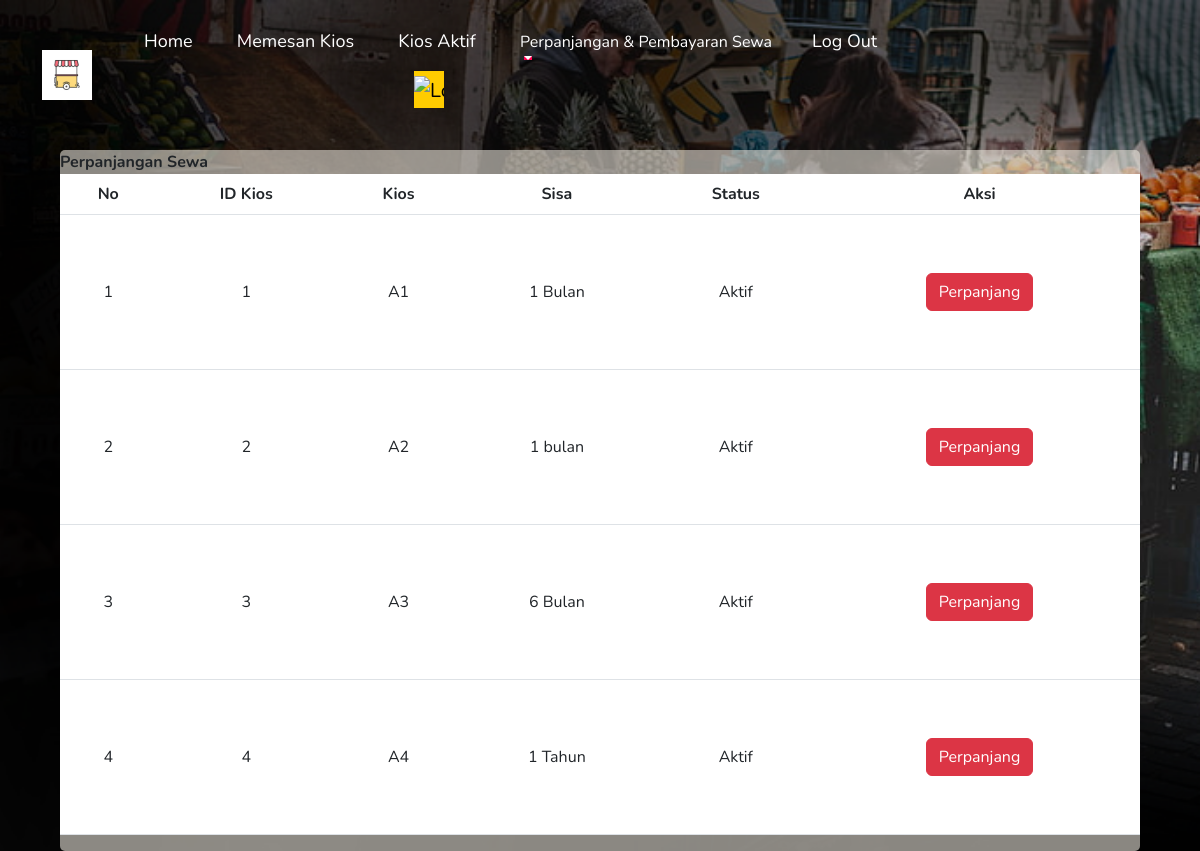
The app's page /mengajukanPerpanjangan.php with its own data.
### tables this page shows
CREATE TABLE `validasipembayaran` (
  `idKios` int(8) NOT NULL,
  `kioss` varchar(30) NOT NULL,
  `sisa` varchar(255) NOT NULL,
  `pembayaran` varchar(255) NOT NULL,
  `validate` varchar(255) DEFAULT NULL
);

CREATE TABLE `datakios` (
  `idKios` int(8) NOT NULL,
  `kioss` varchar(30) NOT NULL,
  `penyewa` varchar(30) DEFAULT NULL,
  `statuss` varchar(30) NOT NULL
);

### mengajukanPerpanjangan.php (the view, shortened to what this page needs)
<?php
include 'koneksi.php';
$query = "SELECT validasipembayaran.idKios, validasipembayaran.kioss, validasipembayaran.sisa, datakios.statuss FROM validasipembayaran INNER JOIN datakios ON validasipembayaran.idKios = datakios.idKios WHERE statuss = 'Aktif'";
$sql = mysqli_query($mysqli, $query);
$no = 1;
?>
<!DOCTYPE html>
<html>
<head>
    <link rel="stylesheet" href="style.css">
    <link rel="stylesheet" href="https://cdn.jsdelivr.net/npm/bootstrap@5.3.0-alpha3/dist/css/bootstrap.min.css">
</head>
<body>
    <div id="headerMemesan">
        <div class="container">
        <nav class="navbar navbar-expand-lg ">
                <img class="logo" src="images/logo.jpg">
                <ul>
                    <li><a href="homePenyewa.php">Home</a></li>
                    <li><a href="MemesanKios.php">Memesan Kios</a></li>
                    <li><a href="kiosAktif.php">Kios Aktif</a></li>
                    <li class="nav-item dropdown">
                        <a
                            class="nav-link dropdown-toggle"
                            href="#"
                            role="button"
                            data-bs-toggle="dropdown"
                            aria-expanded="false"
                            style="color:white"
                        >
                            Perpanjangan & Pembayaran Sewa
                        </a>
                    <li><a href="logoutPenyewa.php"<?php echo "onClick=\"return confirm('Apakah anda yakin Log Out?')\";"?>>Log Out</a></li>
                    <li><a class="navbar-brand " style="margin-left:270px; background-color: #ffcc00;" href="listKeluhan.php">
                    <img src="https://raw.githubusercontent.com/NaufallHilal/test/main/5848-removebg.png" alt="Logo" width="30" height="30" class="d-inline-block align-text-end "">
                     </a></li>
            </nav>
        </div>
        <div class="LayerKios">
           <caption><b>Perpanjangan Sewa</b></caption>
           <div class="table-responsive">
            <table class="table align-middle">
                <thead>
                  <tr>
                    <th scope="col">No</th>
                    <th scope="col">ID Kios</th>
                    <th scope="col">Kios</th>
                    <th scope="col">Sisa</th>
                    <th scope="col">Status</th>
                    <th scope="col">Aksi</th>
                  </tr>
                </thead>
                <tbody>
                <?php while ($result = mysqli_fetch_assoc($sql)) { ?>
                  <tr>
                   <td><?php echo $no++ ?></td>
                    <td><?= $result['idKios']; ?></td>
                    <td><?= $result['kioss']; ?></td>
                    <td><?= $result['sisa']; ?></td>
                    <td><?= $result['statuss']; ?></td>
                    <td>
                      <a href="formmengajukanPerpanjangan.php?idKios= <?php echo $result['idKios'];?>" class="btn btn-danger">Perpanjang</a>
                    </td>
                  </tr>
                  <?php } ?>
                </tbody>
              </table>
            </div>
        </div>
    </div>
</body>
</html>

### style.css (style rules this page uses)
* { margin: 0; padding: 0; font-family: "Nunito", sans-serif; box-sizing: border-box; }
body { background: #080808; color: #fff; }
#headerMemesan { width: 100%; height: auto; background-image: url(images/pasarr.png); background-repeat: repeat-x; background-size: cover; background-position: center; }
.container { padding: 10px 10%; }
nav { display: flex; align-items: center; justify-content: space-between; flex-wrap: wrap; }
nav ul li { display: inline-block; list-style: none; margin: 10px 20px; }
.logo { width: 50px; }
nav ul li a { color: #fff; text-decoration: none; font-size: 18px; position: relative; }
nav ul li a::after { content: ""; width: 0; height: 3px; background: #ff004f; position: absolute; left: 0; bottom: -6px; transition: 0.5s ease 0s; }
.btn { display: block; margin: 50px auto; width: fit-content; border: 1px solid #ff004f; padding: 14px 50px; border-radius: 6px; text-decoration: none; color: #fff; transition: background 0.5s; }
.LayerKios { background-color: #eae5dc96; width: 90%; height: 70%; position: relative; top: 7%; margin-left: 5%; z-index: 2; border-radius: 5px; }
.LayerKios table { text-align: center; }

### records on screen
validasipembayaran: idKios "1", kioss "A1", sisa "1 Bulan", idKios.statuss "Aktif"
validasipembayaran: idKios "2", kioss "A2", sisa "1 bulan", idKios.statuss "Aktif"
validasipembayaran: idKios "3", kioss "A3", sisa "6 Bulan", idKios.statuss "Aktif"
validasipembayaran: idKios "4", kioss "A4", sisa "1 Tahun", idKios.statuss "Aktif"
